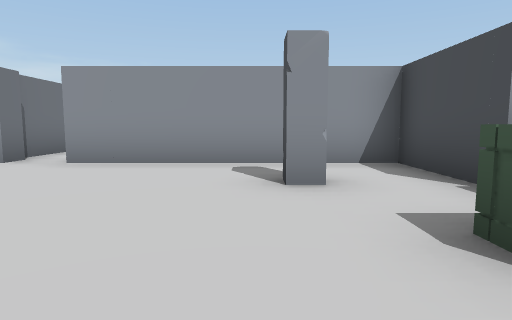
View 1 (above)

16 first-person views from a walk through a scene from a Unity 3-D project. The camera is 1.2 m above the floor, tilts 6° down and sees 75° across. Doors are open. The floor is counted in squares, 2 m on a side. Each view is taken from the middle of a square. On the plan, view 1 faces up. The plan holds only what a view shows up to about 10 squares ahead; the rest is blank. The place goes on beyond the plan. Some animated figures are not drawn.

View 2
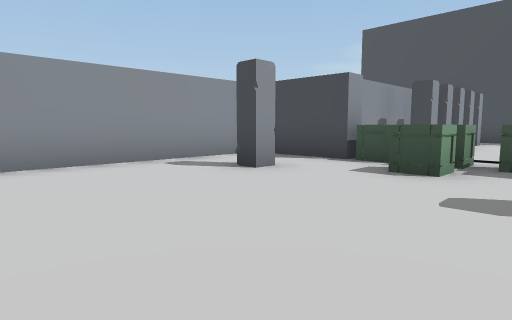

View 3
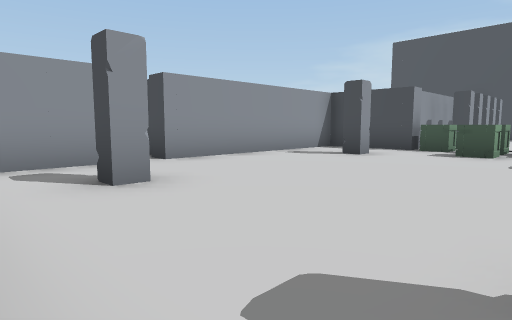

View 4
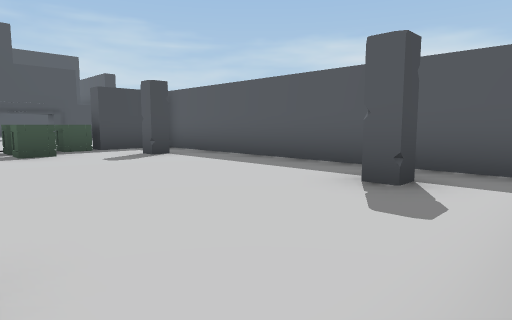

View 5
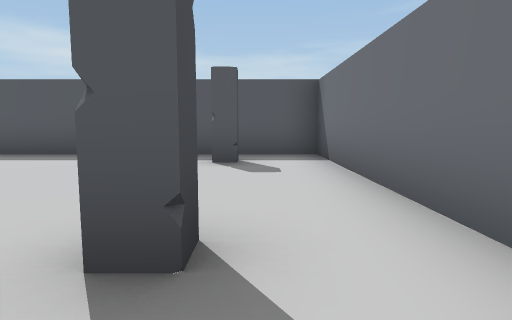

View 6
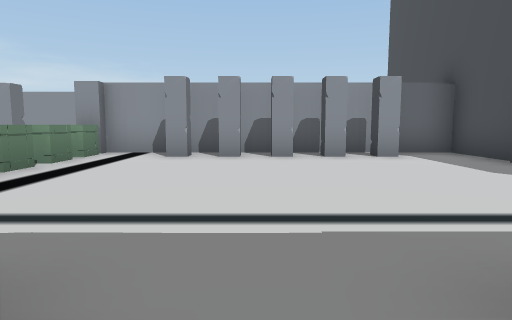

View 7
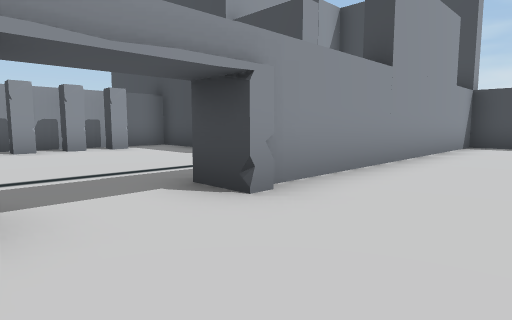

View 8
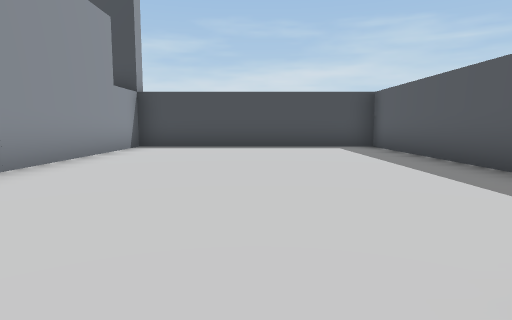

View 9
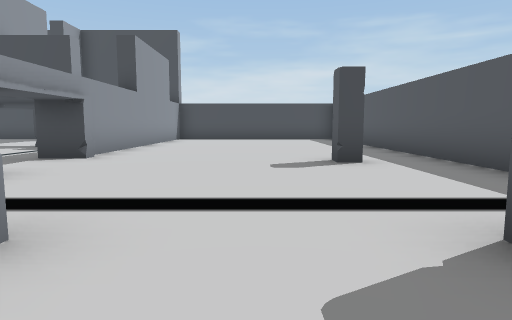

View 10
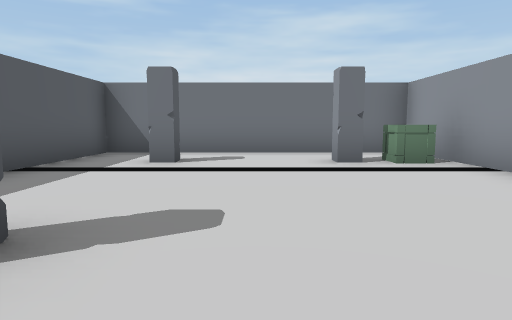

View 11
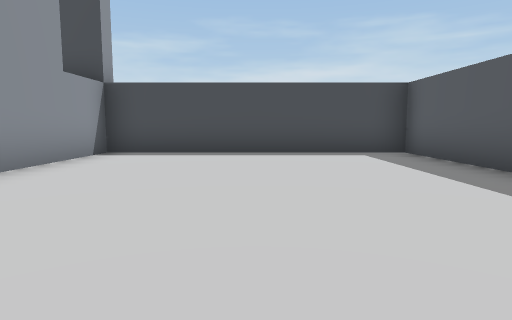

View 12
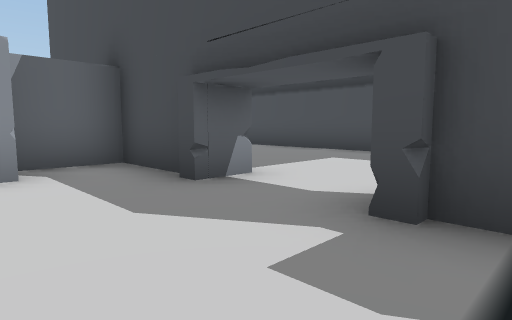

View 13
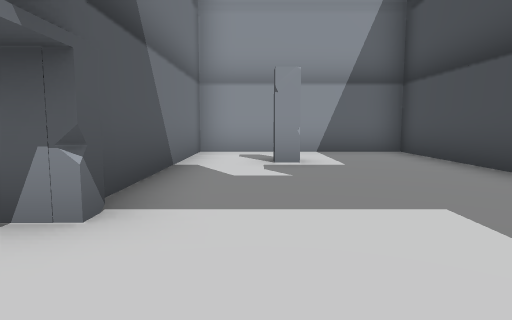

View 14
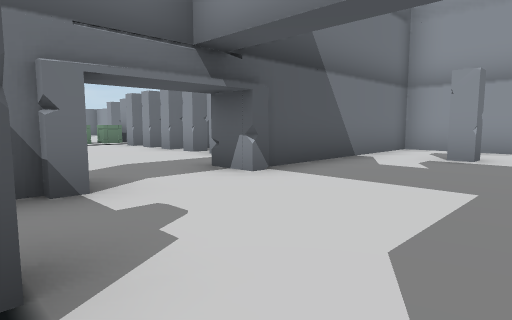

View 15
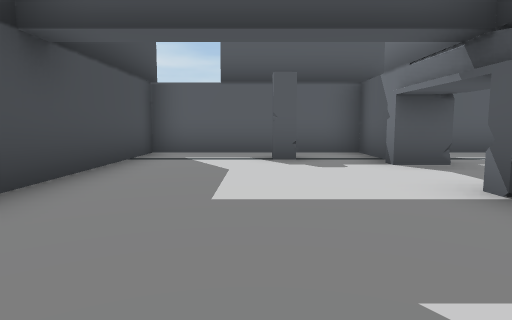

View 16
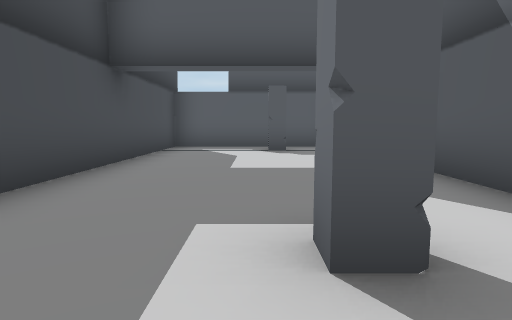

### Floor plan
Ten units are one square. View 1 is at (0, 0); x grows to the right and y downward. Boxes are objects, and circles mark ways between rooms. Rooms are numbered by the first view taken in them; rooms with no view inside come last. Other rooms are left out.
<svg viewBox="-68 -70 226 178">
<path fill="none" stroke="#000" d="M23 11 23 4M23 -34 23 -52 -30 -52M-40 -52 -54 -52M-63 -35 -63 18 21 18M70 39 70 30M78 32 89 32M103 -15 103 -32 28 -32M101 14 101 10M103 17 103 12M74 39 70 39M52 103 153 103 153 38 74 38M39 38 8 38 8 103 38 103M110 -10 100 -10M108 12 108 32 153 32 153 -65 108 -65 108 -14M101 10 109 10 109 14"/>
<rect x="-55" y="5" width="10" height="10" fill="#bbb"><title>other object</title></rect>
<rect x="-55" y="-35" width="10" height="10" fill="#bbb"><title>other object</title></rect>
<rect x="-5" y="5" width="10" height="10" fill="#bbb"><title>other object</title></rect>
<rect x="-5" y="-35" width="10" height="10" fill="#bbb"><title>other object</title></rect>
<rect x="5" y="-25" width="10" height="10" fill="#bbb"><title>crate</title></rect>
<rect x="15" y="-5" width="10" height="10" fill="#bbb"><title>crate</title></rect>
<rect x="15" y="-25" width="10" height="10" fill="#bbb"><title>crate</title></rect>
<rect x="15" y="-35" width="10" height="10" fill="#bbb"><title>crate</title></rect>
<rect x="35" y="-25" width="10" height="10" fill="#bbb"><title>other object</title></rect>
<rect x="45" y="-25" width="10" height="10" fill="#bbb"><title>other object</title></rect>
<rect x="55" y="-25" width="10" height="10" fill="#bbb"><title>other object</title></rect>
<rect x="65" y="-25" width="10" height="10" fill="#bbb"><title>other object</title></rect>
<rect x="75" y="-25" width="10" height="10" fill="#bbb"><title>other object</title></rect>
<rect x="15" y="85" width="10" height="10" fill="#bbb"><title>other object</title></rect>
<rect x="15" y="55" width="10" height="10" fill="#bbb"><title>other object</title></rect>
<rect x="15" y="35" width="10" height="10" fill="#bbb"><title>crate</title></rect>
<rect x="55" y="85" width="10" height="10" fill="#bbb"><title>other object</title></rect>
<rect x="115" y="15" width="10" height="10" fill="#bbb"><title>other object</title></rect>
<rect x="115" y="-45" width="10" height="10" fill="#bbb"><title>other object</title></rect>
<circle cx="60" cy="30" r="3" fill="#2a7"/>
<circle cx="100" cy="0" r="3" fill="#2a7"/>
<text x="10" y="-10">1</text>
<text x="80" y="70">2</text>
<text x="130" y="-20">3</text>
</svg>
Room 1 opens to room 2. Room 1 opens to room 3.

Where each view was taken, in squares from view 1:
view 1: 0 up, 0 right, facing up
view 2: 0 up, 3 left, facing up-right
view 3: 0 up, 6 left, facing up-right
view 4: 3 up, 6 left, facing down-right
view 5: 5 up, 5 left, facing down
view 6: 4 down, 6 right, facing up
view 7: 6 down, 5 right, facing up-right
view 8: 7 down, 6 right, facing right
view 9: 7 down, 1 right, facing right
view 10: 7 down, 8 right, facing left
view 11: 7 down, 8 right, facing right
view 12: 2 down, 8 right, facing up-right
view 13: 1 down, 12 right, facing up
view 14: 2 down, 14 right, facing up-left
view 15: 4 up, 13 right, facing down
view 16: 6 up, 13 right, facing down
